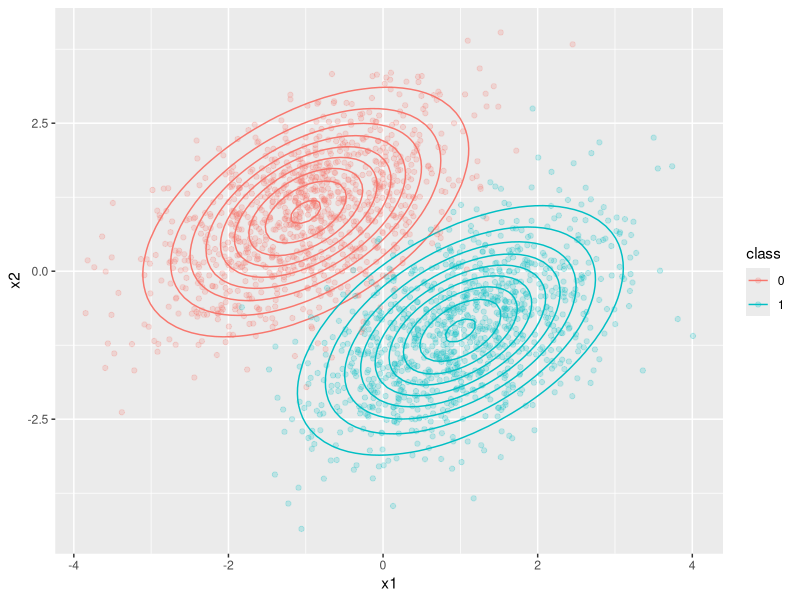
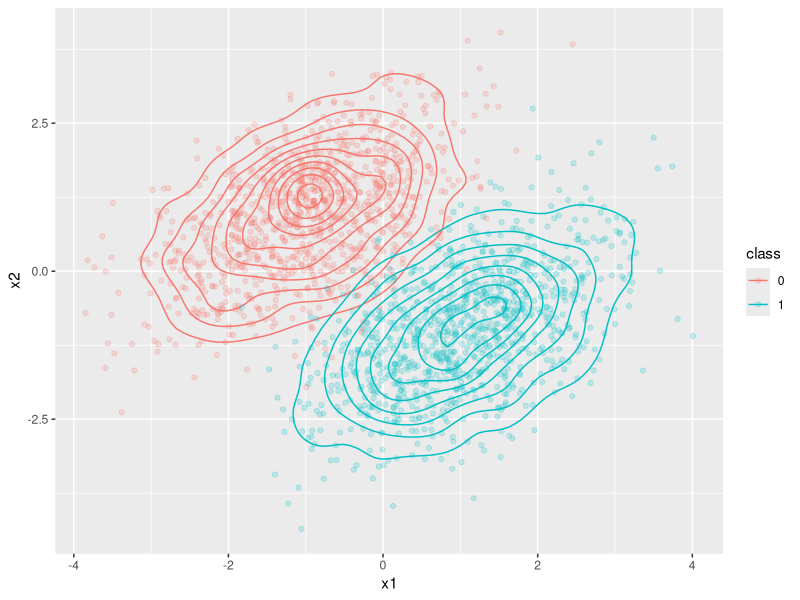
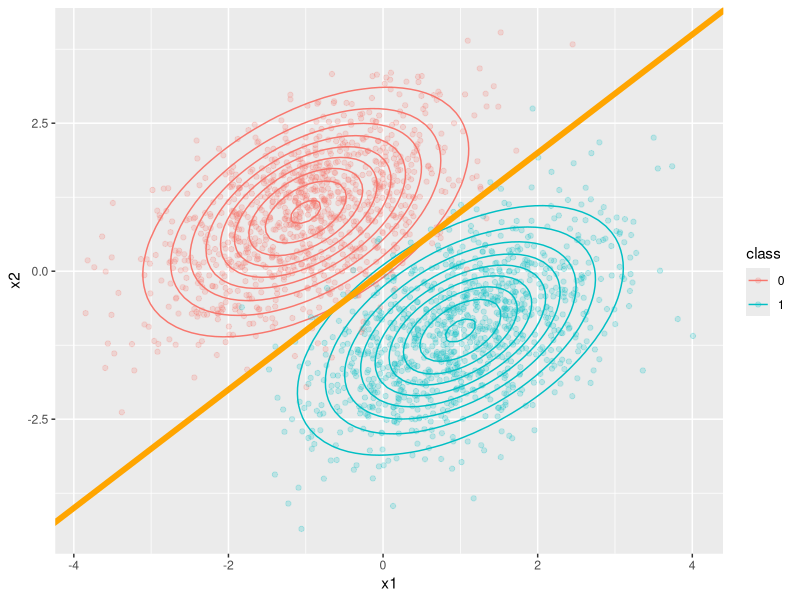
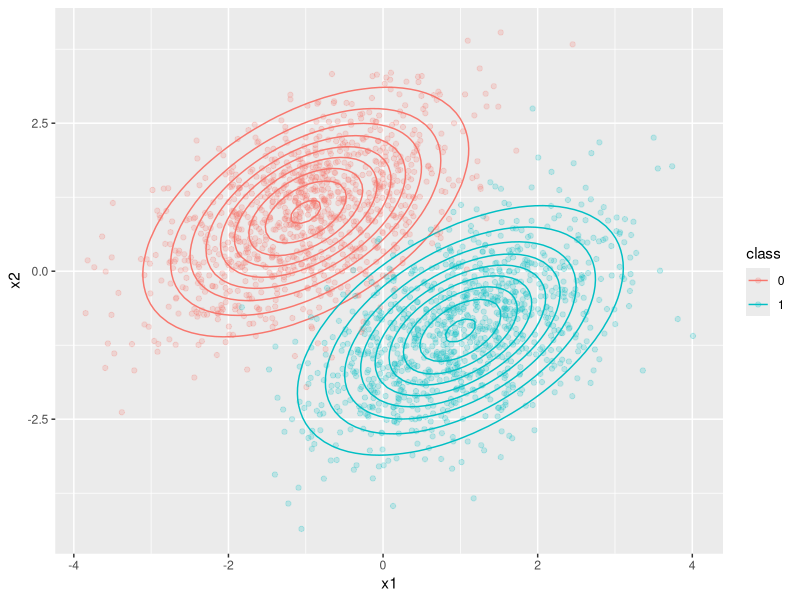
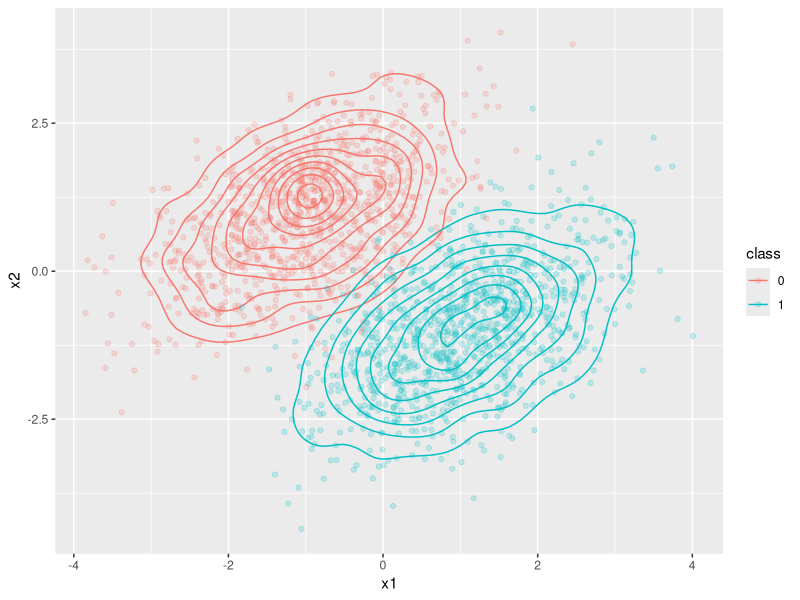
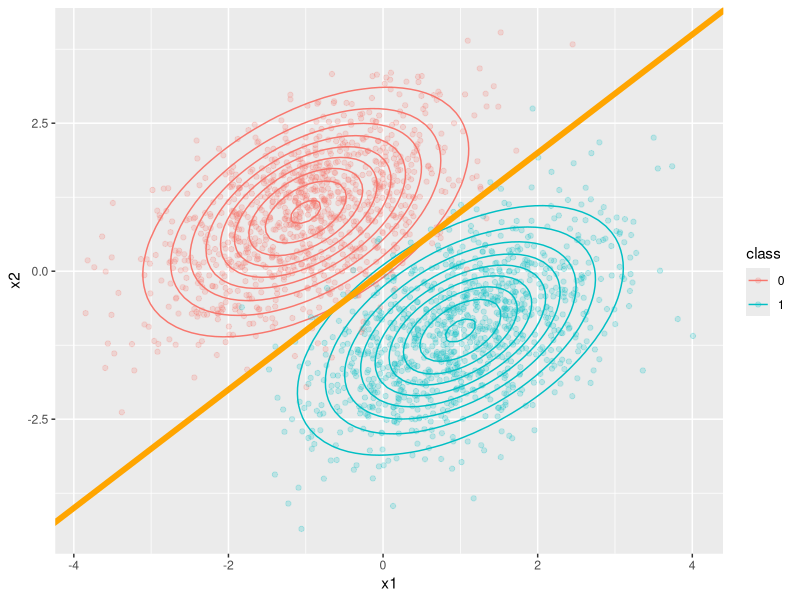
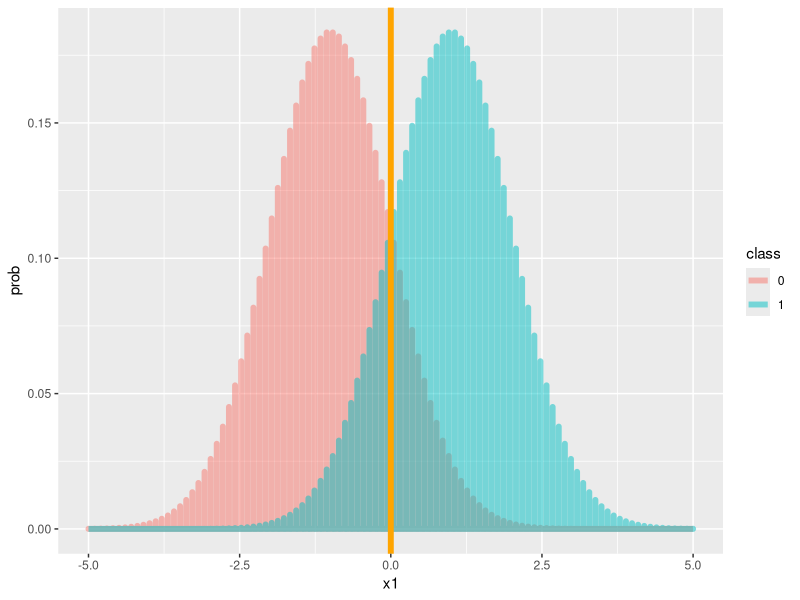
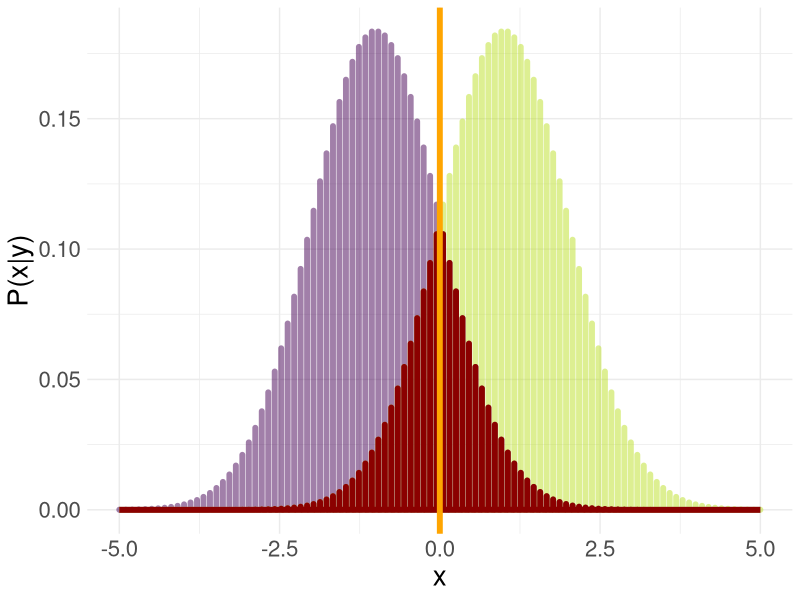

Here is the R script that generated these plots, in order:
# Simulate data from a bivariate normal 

library(mvtnorm)
library(ggplot2)

mu1 = c(-1, 1)
mu2 = c(1, -1)

sigma = matrix(c(1, 0.5, 0.5, 1), nrow = 2)

df1 = as.data.frame(rmvnorm(n = 1000, mean = mu1, sigma = sigma))
df1$class = 0
df2 = as.data.frame(rmvnorm(n = 1000, mean = mu2, sigma = sigma))
df2$class = 1

data.grid = expand.grid(x1 = seq(-5, 5, length.out=100), x2 = seq(-5, 5, length.out=100))
q.samp = cbind(data.grid, prob = mvtnorm::dmvnorm(data.grid, mean = mu1, sigma = sigma), class = 0)
q.samp2 = cbind(data.grid, prob = mvtnorm::dmvnorm(data.grid, mean = mu2, sigma = sigma), class = 1)
data.grid = rbind(q.samp, q.samp2)
data.grid$class = as.factor(data.grid$class)

data.grid$overlap = FALSE
data.grid[data.grid$class == 1 & data.grid$x1 <= 0, ]$overlap = TRUE
data.grid[data.grid$class == 0 & data.grid$x1 > 0, ]$overlap = TRUE


df = rbind(df1, df2)
names(df)[1:2] = c("x1", "x2")

df$class = as.factor(df$class)

p = ggplot() + geom_contour(data = data.grid, aes(x = x1, y = x2, z = prob, colour = class))
p = p + geom_point(data = df, aes(x = x1, y = x2, color = class), alpha = 0.2)
p

ggsave("../figure/bayes_error_1.png", width = 9, height = 5)

p = ggplot() + geom_density_2d(data = df, aes(x = x1, y = x2, color = class))
p = p + geom_point(data = df, aes(x = x1, y = x2, color = class), alpha = 0.2)
p

ggsave("../figure/bayes_error_2.png", width = 9, height = 5)


p = ggplot() + geom_contour(data = data.grid, aes(x = x1, y = x2, z = prob, colour = class))
p = p + geom_point(data = df, aes(x = x1, y = x2, color = class), alpha = 0.2)
p = p + geom_abline(slope = 1, intercept = 0, colour = "orange", size = 2)
p

ggsave("../figure/bayes_error_3.png", width = 9, height = 5)


p1 = ggplot() + geom_line(data = data.grid, aes(x = x1, y = prob, colour = class), alpha = 0.5, size = 2)
p1 = p1 + geom_vline(xintercept = 0, colour = "orange", size = 2)

p2 <- ggplot2::ggplot() +
  ggplot2::geom_line(
    data = data.grid, 
    aes(x = x1, y = prob, colour = class), 
    alpha = 0.5, 
    size = 2) + 
  scale_color_viridis_d(end = 0.9) +
  geom_line(
    data = data.grid[data.grid$overlap == TRUE, ], 
    aes(x = x1, y = prob), 
    colour = "darkred", 
    alpha = 1, size = 2) +
  xlab("x") +
  ylab("P(x|y)") +
  geom_vline(xintercept = 0, colour = "orange", size = 2) +
  theme_minimal() +
  theme(legend.position = "none", text = element_text(size = 20L))

ggsave("../figure/bayes_error_4.png", p1, width = 9, height = 5)
ggsave("../figure/bayes_error_5.png", p2, width = 9, height = 4)
